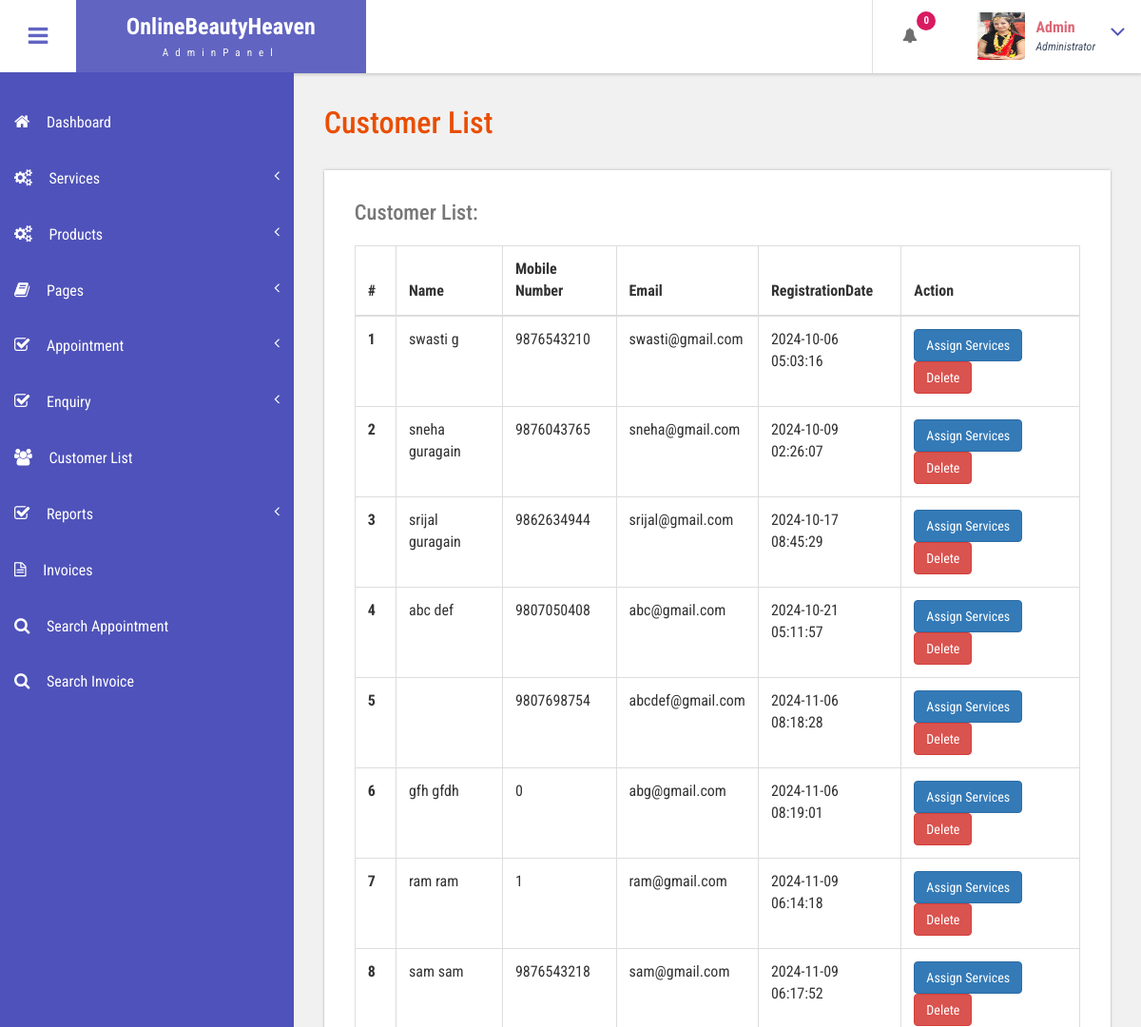
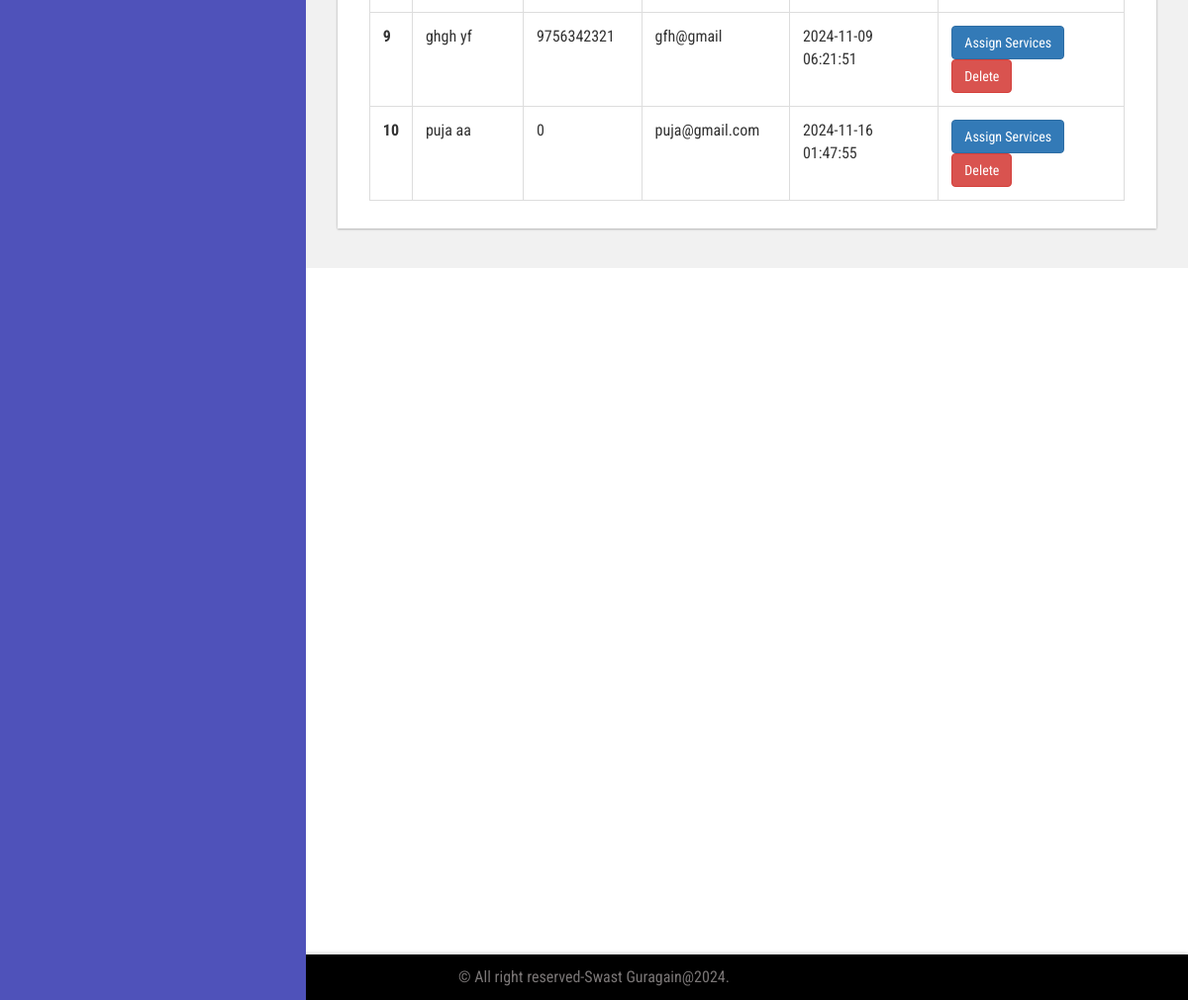
The app's page /admin/customer-list.php (signed in) with its own data (2 pictures, top to bottom).
### tables this page shows
CREATE TABLE `tbluser` (
  `ID` int(10) NOT NULL,
  `FirstName` varchar(255) NOT NULL,
  `LastName` varchar(255) NOT NULL,
  `MobileNumber` bigint(10) NOT NULL,
  `Email` varchar(120) NOT NULL,
  `Password` varchar(120) NOT NULL,
  `Address` varchar(255) DEFAULT NULL,
  `RegDate` timestamp NOT NULL DEFAULT current_timestamp()
);

### admin/customer-list.php (the view, shortened to what this page needs)
<?php
include('includes/dbconnection.php');
if (strlen($_SESSION['bpmsaid']==0)) {
  header('location:logout.php');
  } else{
  ?>
<!DOCTYPE HTML>
<html>
<head>
<link href="css/bootstrap.css" rel='stylesheet' type='text/css' />
<link href="css/style.css" rel='stylesheet' type='text/css' />
<link href="css/font-awesome.css" rel="stylesheet">
<link href="css/animate.css" rel="stylesheet" type="text/css" media="all">
<link href="css/custom.css" rel="stylesheet">
</head>
<body class="cbp-spmenu-push">
	<div class="main-content">
		 <?php include_once('includes/sidebar.php');?>
		 <?php include_once('includes/header.php');?>
		<div id="page-wrapper">
			<div class="main-page">
				<div class="tables">
					<h3 class="title1">Customer List</h3>
					<div class="table-responsive bs-example widget-shadow">
						<h4>Customer List:</h4>
						<table class="table table-bordered"> <thead> <tr> <th>#</th> <th>Name</th> <th>Mobile Number</th><th>Email</th> <th>RegistrationDate</th><th>Action</th> </tr> </thead> <tbody>
<?php
$ret=mysqli_query($con,"select *from  tbluser");
$cnt=1;
while ($row=mysqli_fetch_array($ret)) {
?>
						 <tr> <th scope="row"><?php echo $cnt;?></th> <td><?php  echo $row['FirstName'];?> <?php  echo $row['LastName'];?></td> <td><?php  echo $row['MobileNumber'];?></td><td><?php  echo $row['Email'];?></td><td><?php  echo $row['RegDate'];?></td>
						 	<td> <a href="add-customer-services.php?addid=<?php echo $row['ID'];?>" class="btn btn-primary">Assign Services</a>
<a href="customer-list.php?delid=<?php echo $row['ID'];?>" class="btn btn-danger" onClick="return confirm('Are you sure you want to delete?')">Delete</a>
						 		</td> </tr>   <?php
$cnt=$cnt+1;
}?></tbody> </table>
					</div>
				</div>
			</div>
		</div>
		 <?php include_once('includes/footer.php');?>
	</div>
</body>
</html>
<?php }  ?>

### admin/includes/header.php (shortened to what this page needs)
<?php
include('includes/dbconnection.php');
?>
<div class="sticky-header header-section">
    <div class="header-left">
        <button id="showLeftPush"><i class="fa fa-bars"></i></button>
        <div class="logo">
            <a href="index.php">
                <h1>OnlineBeautyHeaven</h1>
                <span>AdminPanel</span>
            </a>
        </div>
    </div>
    <div class="header-right">
        <div class="profile_details_left">
          <ul class="nofitications-dropdown">
            <?php
$ret1=mysqli_query($con,"select tbluser.FirstName,tbluser.LastName,tblbook.ID as bid,tblbook.AptNumber from tblbook join tbluser on tbluser.ID=tblbook.UserID where tblbook.Status is null");
$num=mysqli_num_rows($ret1);
?>
            <li class="dropdown head-dpdn">
              <a href="#" class="dropdown-toggle" data-toggle="dropdown" aria-expanded="false"><i class="fa fa-bell"></i><span class="badge blue"><?php echo $num;?></span></a>
            </li>
          </ul>
          <div class="clearfix"> </div>
        </div>
        <div class="profile_details">
            <?php
            $adid = $_SESSION['bpmsaid'];
            $ret = mysqli_query($con, "SELECT AdminName FROM tbladmin WHERE ID='$adid'");
            $row = mysqli_fetch_array($ret);
            $name = $row['AdminName'];
            ?>
            <ul>
                <li class="dropdown profile_details_drop">
                    <a href="#" class="dropdown-toggle" data-toggle="dropdown" aria-expanded="false">
                        <div class="profile_img">
                            <span class="prfil-img"><img src="images/img1.jpg" alt="" width="50" height="50"> </span>
                            <div class="user-name">
                                <p><?php echo $name; ?></p>
                                <span>Administrator</span>
                            </div>
                            <i class="fa fa-angle-down lnr"></i>
                            <div class="clearfix"></div>
                        </div>
                    </a>
                </li>
            </ul>
        </div>
    </div>
    <div class="clearfix"></div>
</div>

### admin/css/style.css (style rules this page uses)
h4, h5, h6, h1, h2, h3 { margin: 0; }
ul, ol { margin: 0; }
p { margin: 0; }
html, body { font-family: 'Roboto Condensed', sans-serif; font-size: 100%; overflow-x: hidden; background: #fff; }
body a { transition: 0.5s all ease; -webkit-transition: 0.5s all ease; -moz-transition: 0.5s all ease; -o-transition: 0.5s all ease; -ms-transition: 0.5s all ease; text-decoration:none; }
h1,h2,h3,h4,h5,h6 { margin:0; }
p { margin:0; }
ul,label { margin:0; padding:0; }
.main-content { position: relative; }
.sticky-header { position: fixed; top: 0; left:0px; width: 100%; z-index: 100; }
.header-section { background:#FFF; box-shadow: 1px 1px 4px rgba(0, 0, 0, 0.21); -webkit-box-shadow: 1px 1px 4px rgba(0, 0, 0, 0.21); -moz-box-shadow: 1px 1px 4px rgba(0, 0, 0, 0.21); -o-box-shadow: 1px 1px 4px rgba(0, 0, 0, 0.21); }
.header-section::after { clear: both; display: block; content: ''; }
.header-left { float: left; width: 45%; }
.header-right { float: right; }
button#showLeftPush { font-size: 1.5em; width: 80px; padding: 0.87em 0; text-align: center; cursor: pointer; float: left; color: #6F6F6F; -moz-transition: all 0.2s ease-out 0s; -webkit-transition: all 0.2s ease-out 0s; transition: all 0.2s ease-out 0s; border: none; background-color: #fff; outline:none; }
.cbp-spmenu-push { overflow-x: hidden; position: relative; }
.cbp-spmenu, .cbp-spmenu-push { -webkit-transition: all 0.3s ease; -moz-transition: all 0.3s ease; transition: all 0.3s ease; }
.cbp-spmenu-push div#page-wrapper { margin: 0 0 0 19.3em; transition:.5s all; -webkit-transition:.5s all; -moz-transition:.5s all; }
.fa { display: inline-block; font-family: FontAwesome; font-style: normal; font-weight: normal; line-height: 1; -webkit-font-smoothing: antialiased; -moz-osx-font-smoothing: grayscale; }
.logo { background: #6164C1; text-align: center; float: left; }
.logo a { padding: 0.9em 3.3em .7em; display: block; text-decoration: none; }
.logo a h1 { color: #fff; font-size: 1.5em; line-height: 1.2em; font-weight: 700; }
.logo a span { color: #F8F8F8; font-size: .7em; text-align: center; letter-spacing: 7px; }
.profile_details_left { float: left; }
li.dropdown.head-dpdn { display: inline-block; padding: 1.7em 0; border-left: 1px solid #E0E0E0; float: left; }
li.dropdown.head-dpdn a.dropdown-toggle { padding: 1.7em 2em; }
i.fa.fa-bell { color:#6F6F6F; }
.header-right span.badge { font-size: 11px; font-weight: bold; color: #FFF; background: #8BC34A; line-height: 15px; width: 20px; height: 20px; border-radius: 2em; -webkit-border-radius: 2em; -moz-border-radius: 2em; -o-border-radius: 2em; text-align: center; display: inline-block; position: absolute; top: 16%; padding: 2px 0 0; }
.header-right span.blue { background-color:#D81B60; }
.profile_details { float: right; }
.profile_details_drop a.dropdown-toggle { display:block; padding: 0.8em 3em 0 2em; }
.profile_img span.prfil-img { float:left; }
.user-name { float:left; margin-top:8px; margin-left:11px; height:35px; }
.profile_details ul li { list-style-type:none; position:relative; }
.profile_details li a i.fa.lnr { position: absolute; top: 34%; right: 8%; color: #4F52BA; font-size: 1.6em; }
.user-name p { font-size:1em; color:#DD6777; line-height:1em; font-weight:700; }
.user-name span { font-size: .75em; font-style: italic; color: #424f63; font-weight: normal; margin-top: .3em; }
.widget-shadow { background-color: #fff; box-shadow: 0 -1px 3px rgba(0,0,0,.12),0 1px 2px rgba(0,0,0,.24); -webkit-box-shadow: 0 -1px 3px rgba(0,0,0,.12),0 1px 2px rgba(0,0,0,.24); -moz-box-shadow: 0 -1px 3px rgba(0,0,0,.12),0 1px 2px rgba(0,0,0,.24); }
h3.title1 { font-size: 2em; color: #e94e02; margin-bottom: 0.8em; }
.table > thead > tr > th, .table > tbody > tr > th, .table > tfoot > tr > th, .table > thead > tr > td, .table > tbody > tr > td, .table > tfoot > tr > td { border-top: none; }
.tables h4 { font-size: 1.4em; margin-bottom: 1em; color: #777777; }
.tables .panel-body ,.tables .bs-example { padding: 2em 2em 0.5em; }
.tables .table > thead > tr > th, .tables .table > tbody > tr > th, .tables .table > tfoot > tr > th, .tables .table > thead > tr > td, .tables .table > tbody > tr > td, .tables .table > tfoot > tr > td { padding: 13px; border-top: 1px solid #E0E0E0; }
.bs-example { margin-top: 2em; }

### admin/css/custom.css (style rules this page uses)
#page-wrapper { padding:7em 2em 2.5em; background-color: #F1F1F1; }

### admin/includes/footer.php (style rules this page uses)
html, body { height: 100%; margin: 0; }

### records on screen
tbluser: FirstName "swasti", LastName "g", MobileNumber "9876543210", Email "swasti@gmail.com", RegDate "2024-10-06 05:03:16"
tbluser: FirstName "sneha", LastName "guragain", MobileNumber "9876043765", Email "sneha@gmail.com", RegDate "2024-10-09 02:26:07"
tbluser: FirstName "srijal", LastName "guragain", MobileNumber "9862634944", Email "srijal@gmail.com", RegDate "2024-10-17 08:45:29"
tbluser: FirstName "abc", LastName "def", MobileNumber "9807050408", Email "abc@gmail.com", RegDate "2024-10-21 05:11:57"
tbluser: MobileNumber "9807698754", Email "abcdef@gmail.com", RegDate "2024-11-06 08:18:28"
tbluser: FirstName "gfh", LastName "gfdh", MobileNumber "0", Email "abg@gmail.com", RegDate "2024-11-06 08:19:01"
tbluser: FirstName "ram", LastName "ram", MobileNumber "1", Email "ram@gmail.com", RegDate "2024-11-09 06:14:18"
tbluser: FirstName "sam", LastName "sam", MobileNumber "9876543218", Email "sam@gmail.com", RegDate "2024-11-09 06:17:52"
tbluser: FirstName "ghgh", LastName "yf", MobileNumber "9756342321", Email "gfh@gmail", RegDate "2024-11-09 06:21:51"
tbluser: FirstName "puja", LastName "aa", MobileNumber "0", Email "puja@gmail.com", RegDate "2024-11-16 01:47:55"

### other values on screen
$num "0"
$name "Admin"
